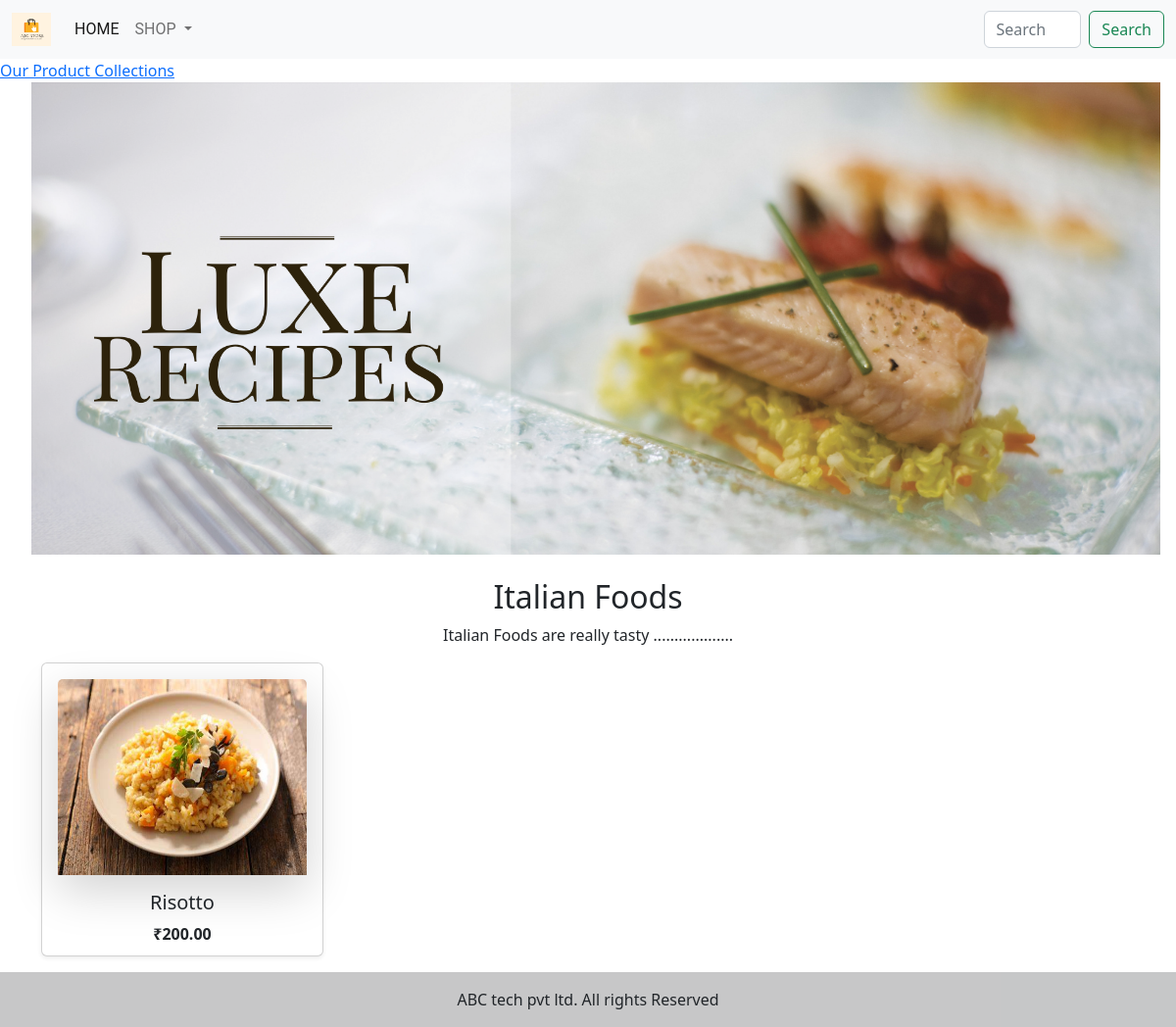
The page /italian-foods/ on the database its author committed.
### app_1/models.py (models this page shows, shortened)
class Category(models.Model):
    name = models.CharField(max_length=30)
    slug = models.SlugField(max_length=30)
    description = models.TextField(blank=True)
    image = models.ImageField(upload_to='category')
    class Meta:
        ordering = ('name', )
        verbose_name = 'Category'
        verbose_name_plural = 'Categories'
    def get_url(self):
        return reverse('app_1:products_by_category', args=[self.slug])

class Product(models.Model):
    name = models.CharField(max_length=30, unique=True)
    slug = models.SlugField(max_length=30, unique=True)
    description = models.TextField(blank=True)
    price = models.DecimalField(max_digits=10, decimal_places=2)
    category = models.ForeignKey(Category, on_delete= models.CASCADE)
    image = models.ImageField(upload_to='products')
    stock = models.IntegerField()
    available = models.BooleanField(default=True)
    created = models.DateTimeField(auto_now_add=True)
    updated = models.DateTimeField(auto_now=True)
    def get_url(self):
        return reverse('app_1:prodCatdetails', args=[self.category.slug, self.slug])
    class Meta:
        ordering = ('name', )
        verbose_name = 'product'
        verbose_name_plural = 'products'

### app_1/views.py (the view)
# urls.py: path('', views.allprocat , name="allprocat"),
def allprocat(request, c_slug=None):
    c_page = None
    products_list = None
    if c_slug!=None:
        c_page = get_object_or_404(Category,slug=c_slug)
        products_list = Product.objects.all().filter(category=c_page, available=True)
    else:
        products_list = Product.objects.all().filter(available=True)
    paginator = Paginator(products_list, 6)
    try:
        page = int(request.GET.get('page',1))
    except:
        page = 1
    try:
        products = paginator.page(page)
    except (EmptyPage, InvalidPage):
        products = Paginator.page(paginator.num_pages)
    return render(request,'categories.html', {'category':c_page, 'products':products})

### app_1/context_processors.py (called while the page is built)
def menu_links(request):
    links = Category.objects.all()
    return dict(links=links)

### cart/context_processors.py (called while the page is built)
def counter(request):
    item_count=0
    if 'admin' in request.path:
        return {}
    else:
        try:
            cart=Cart.objects.filter(cart_id=cart_id(request))
            car_items=CartItem.objects.all().filter(cart=cart[:1])
            for cart_item in car_items:
                 item_count +=cart_item.quantity
        except Cart.DoesNotExist:
            item_count = 0
    return dict(item_count=item_count)

### cart/views.py (called while the page is built)
def cart_id(request):
    cart=request.session.session_key
    if not cart:
        cart=request.session.create()
    return cart

### templates/categories.html (shortened to what this page needs)
{% extends 'base.html' %}
{% load static %}
{% block content%}
    {% if category %}
        <div>
            <div>
                <a href="{% url 'app_1:allprocat'%}" class="color:black;">Our Product Collections</a>
            </div>
        </div>
    {% endif %}
    <div class="container-fluid">
         <img src="{% static 'images/banner.png' %}" style="width:98%;margin-left:20px;" alt="bfhjbf">
    </div>
        {% if category %}
<br>
<div class="text-center">
    <h2>{{category.name}}</h2>
    <p>{{category.description}}</p>
</div>
{% else%}
<br>
<div>
    <h2 class="text-center">Our Product Collections</h2>
    <p class="text-center">Every time you use the word healthy you lose, The key is to make yummy, delicious food that happens to be healthy.</p>
</div>
{% endif %}
    <div class="container">
        <div class="row">
          {% for product in products.object_list %}
            <div class="col-md-4">
                <div class="card shadow-sm p-3 mb-5 bg-body rounded animate__animated animate__zoomIn animate__delay-0s" style="width: 18rem; height:300px;">
                    <a href="{{product.get_url}}"><img src="{{product.image.url}}" class="card-img-top shadow-lg" alt="..." style="height:200px;"></a>
                  <div class="card-body">
                    <h5 class="card-title text-center">{{product.name}}</h5>
                      <p class="card-text text-center"><b>₹{{product.price}}</b></p>
                  </div>
                </div>
            </div>
          {% endfor %}
        </div>
        <br>
    </div>
{% endblock %}

### rows shown on the page
Category: name "Italian Foods", description "Italian Foods are really tasty ..................."
Product: image (picture), name "Risotto", price "200.00"
